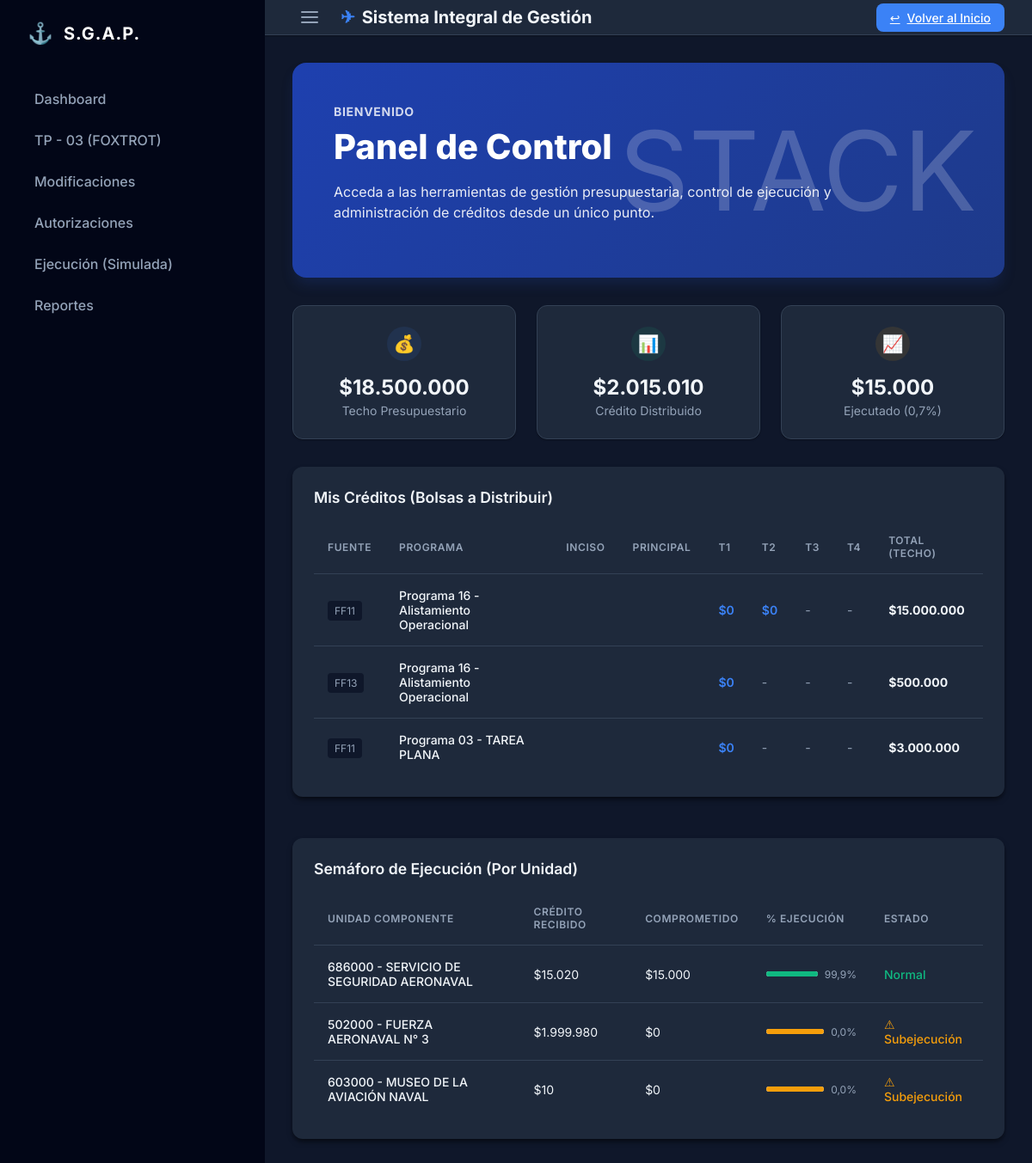
/dashboard/ (signed in), run on an earlier commit of the app's database.
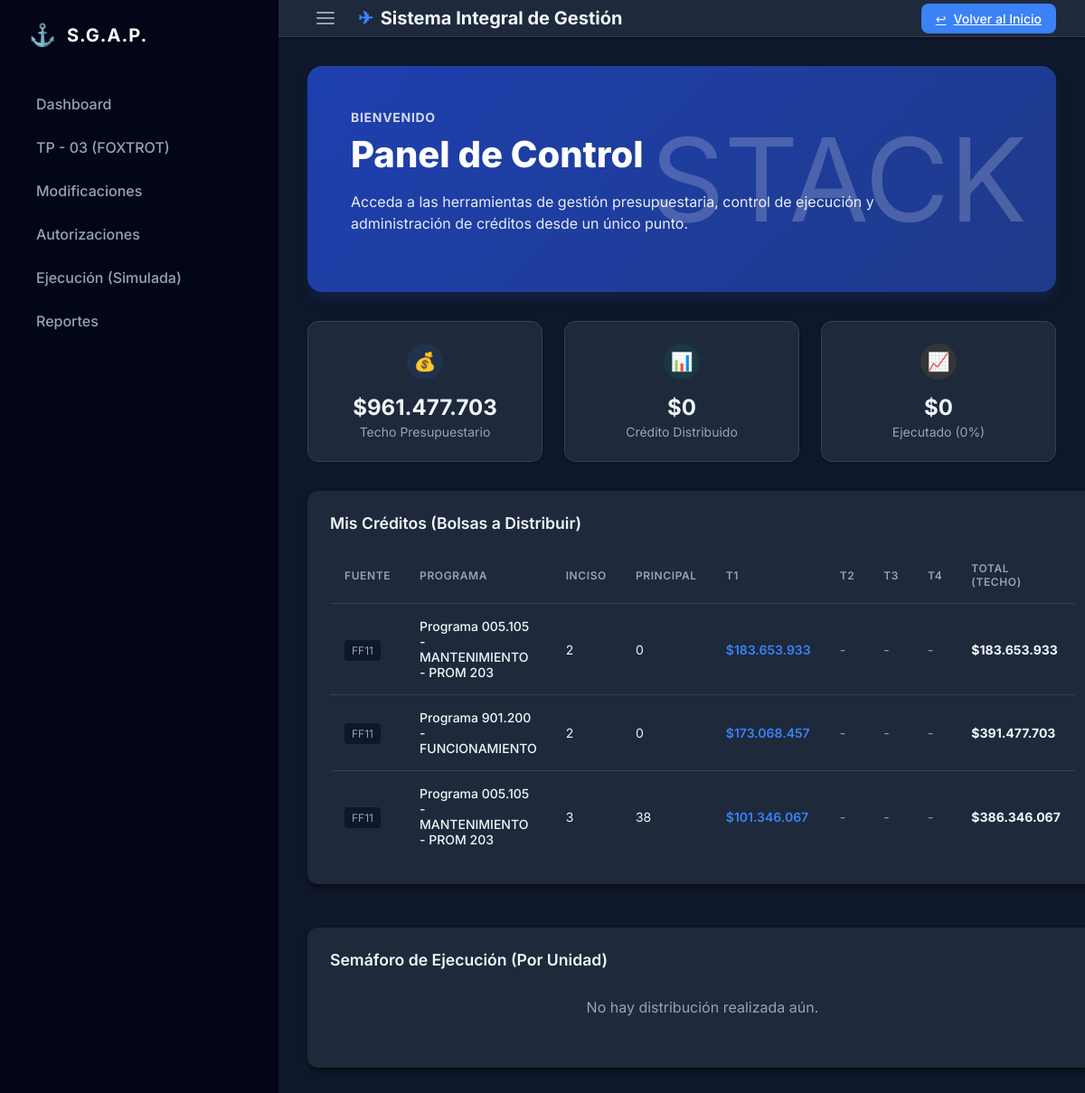
And on a later commit of the database.
### core/models.py (models this page shows, shortened)
class EstructuraProgramatica(models.Model):
    NIVEL_CHOICES = (
        (1, "Programa"),
        (2, "Subprograma"),
        (3, "Proyecto"),
        (4, "Obra"),
        (5, "Actividad"),
    )
    nivel = models.IntegerField(choices=NIVEL_CHOICES)
    codigo = models.CharField(max_length=50)
    descripcion = models.CharField(max_length=255)
    padre = models.ForeignKey("self", null=True, blank=True, on_delete=models.CASCADE, related_name="hijos")
    def __str__(self):
        return f"{self.get_nivel_display()} {self.codigo} - {self.descripcion}"

class FuenteFinanciamiento(models.Model):
    CODIGO_CHOICES = (
        ("11", "Tesoro Nacional"),
        ("13", "Recursos Específicos"),
    )
    codigo = models.CharField(max_length=10, choices=CODIGO_CHOICES)
    descripcion = models.CharField(max_length=255)
    es_fiscal = models.BooleanField(default=True, help_text="Indica si es dinero fiscal")

class UnidadComponente(models.Model):
    nombre = models.CharField(max_length=255)
    codigo = models.CharField(max_length=50) # Removed unique=True to allow shared budget codes
    sigla = models.CharField(max_length=20, unique=True, null=True) # Added Sigla as unique identifier
    es_ejecutora = models.BooleanField(default=False, help_text="Solo UU.CC. del Plan Bienal pueden ejecutar gasto")

### finance/models.py (models this page shows, shortened)
class Credito(models.Model):
    ESTADO_CHOICES = (
        ("VIGENTE", "Vigente"),
        ("CADUCADO", "Caducado"),
        ("DEVENGADO", "Devengado"),
    )
    TIPO_CREDITO_CHOICES = (
        ("ASIGNACION", "Asignación"),
        ("REFUERZO", "Refuerzo"),
    )
    programa = models.ForeignKey(EstructuraProgramatica, on_delete=models.CASCADE, related_name="creditos")
    fuente = models.ForeignKey(FuenteFinanciamiento, on_delete=models.PROTECT)
    monto_total = models.DecimalField(max_digits=12, decimal_places=2)
    monto_cuota = models.DecimalField(max_digits=12, decimal_places=2, default=0, help_text="Dinero ingresado (Cuota)")
    recibido = models.BooleanField(default=True, help_text="Indica si la cuota ya fue recibida efectivamente")
    inciso = models.CharField(max_length=10, help_text="Inciso", default="")
    principal = models.CharField(max_length=10, help_text="Partida Principal", default="")
    anio = models.IntegerField(help_text="Año fiscal")
    trimestre = models.IntegerField(choices=[(1, "1° Trimestre"), (2, "2° Trimestre"), (3, "3° Trimestre"), (4, "4° Trimestre")])
    estado = models.CharField(max_length=20, choices=ESTADO_CHOICES, default="VIGENTE")
    tipo_credito = models.CharField(max_length=20, choices=TIPO_CREDITO_CHOICES, default="ASIGNACION", verbose_name="Tipo de Crédito")
    fecha_creacion = models.DateTimeField(auto_now_add=True)

### dashboard/views.py (the view)
# urls.py: 2. Add a URL to urlpatterns:  path('', views.home, name='home')
@login_required
def home(request):
    creditos_vigentes = Credito.objects.filter(estado='VIGENTE')
    total_presupuesto = 0
    seen_budgets = set()
    grouped_credits = {}
    for c in creditos_vigentes:
        key = (c.programa_id, c.fuente_id, c.inciso, c.principal, c.anio)
        if key not in seen_budgets:
            total_presupuesto += c.monto_total
            seen_budgets.add(key)
        if key not in grouped_credits:
            grouped_credits[key] = {
                'programa': c.programa, # Object for display
                'fuente': c.fuente,     # Object for display
                'inciso': c.inciso,
                'principal': c.principal,
                'anio': c.anio,
                'techo': c.monto_total,
                'quarters': {}
            }
        grouped_credits[key]['quarters'][c.trimestre] = {
            'amount': c.monto_cuota, # Display Quota Amount
            'id': c.id,
            'recibido': c.recibido
        }
    total_asignado = Asignacion.objects.filter(credito_origen__in=creditos_vigentes).aggregate(Sum('monto'))['monto__sum'] or 0
    total_ejecutado = Compromiso.objects.filter(asignacion__credito_origen__in=creditos_vigentes).aggregate(Sum('monto'))['monto__sum'] or 0
    porcentaje_global = (total_ejecutado / total_asignado * 100) if total_asignado > 0 else 0
    unidades_stats = []
    unidades = UnidadComponente.objects.filter(asignaciones__credito_origen__in=creditos_vigentes).distinct()
    for u in unidades:
        asignado = Asignacion.objects.filter(uucc=u, credito_origen__in=creditos_vigentes).aggregate(Sum('monto'))['monto__sum'] or 0
        ejecutado = Compromiso.objects.filter(asignacion__uucc=u, asignacion__credito_origen__in=creditos_vigentes).aggregate(Sum('monto'))['monto__sum'] or 0
        pc = (ejecutado / asignado * 100) if asignado > 0 else 0
        status_color = "primary"
        status_label = "En Ejecución"
        if pc < 40:
            status_color = "warning"
            status_label = "Subejecución"
        elif pc >= 95:
            status_color = "success"
            status_label = "Meta Alcanzada"
        unidades_stats.append({
            'unidad': u,
            'asignado': asignado, # Will be formatted later
            'ejecutado': ejecutado,
            'porcentaje': round(pc, 1),
            'color': status_color,
            'label': status_label
        })
    context = {
        'creditos': grouped_credits.values(), # Pass the list of grouped dicts
        'total_presupuesto': total_presupuesto,
        'total_asignado': total_asignado,
        'total_ejecutado': total_ejecutado,
        'porcentaje_global': round(porcentaje_global, 1),
        'unidades_stats': [
            {
                'unidad': u['unidad'],
                'asignado': u['asignado'],
                'ejecutado': u['ejecutado'],
                'porcentaje': u['porcentaje'],
                'color': u['color'],
                'label': u['label']
            } for u in unidades_stats
        ]
    }
    return render(request, 'dashboard/home.html', context)

### dashboard/templates/dashboard/home.html (shortened to what the changed rows need)
{% extends 'base.html' %}
{% load humanize l10n %}
{% block content %}
<div class="hero-banner">
    <div class="hero-content">
        <h2 class="hero-title">Panel de Control</h2>
    </div>
</div>
<div class="stats-grid" style="margin-bottom: 2rem;">
    <div class="stat-card">
        <div class="stat-icon" style="background-color: rgba(59, 130, 246, 0.1); color: var(--primary-blue);">
            💰
        </div>
        <div class="stat-value">${{ total_presupuesto|default:"0"|floatformat:0|intcomma }}</div>
        <div class="stat-label">Techo Presupuestario</div>
    </div>
    <div class="stat-card">
        <div class="stat-icon" style="background-color: rgba(16, 185, 129, 0.1); color: var(--success);">
            📊
        </div>
        <div class="stat-value">${{ total_asignado|default:"0"|floatformat:0|intcomma }}</div>
        <div class="stat-label">Crédito Distribuido</div>
    </div>
    <div class="stat-card">
        <div class="stat-icon" style="background-color: rgba(245, 158, 11, 0.1); color: var(--warning);">
            📈
        </div>
        <div class="stat-value">${{ total_ejecutado|default:"0"|floatformat:0|intcomma }}</div>
        <div class="stat-label">Ejecutado ({{ porcentaje_global|default:"0" }}%)</div>
    </div>
</div>
<div style="display: grid; grid-template-columns: 1fr; gap: 1.5rem;">
    <div class="card">
        {% if creditos %}
        <div style="overflow-x: auto;">
            <table>
                <thead>
                    <tr>
                        <th>Fuente</th>
                        <th>Programa</th>
                        <th>Inciso</th>
                        <th>Principal</th>
                        <th>T1</th>
                        <th>T2</th>
                        <th>T3</th>
                        <th>T4</th>
                        <th>Total (Techo)</th>
                    </tr>
                </thead>
                <tbody>
                    {% for group in creditos %}
                    <tr>
                        <td>
                            <span
                                style="background: var(--bg-body); padding: 0.25rem 0.5rem; border-radius: 4px; font-size: 0.75rem; color: var(--text-muted);">
                                FF{{ group.fuente.codigo }}
                            </span>
                        </td>
                        <td style="font-weight: 500;">{{ group.programa }}</td>
                        <td>{{ group.inciso }}</td>
                        <td>{{ group.principal }}</td>
                        <td>
                            {% if 1 in group.quarters %}
                            <div style="display: flex; flex-direction: column;">
                                <a href="{% url 'finance:distribuir_credito' group.quarters.1.id %}"
                                    style="text-decoration: none; color: inherit;">
                                    <span style="font-weight: 600; color: var(--primary-blue); cursor: pointer;">
                                        ${{ group.quarters.1.amount|floatformat:0|intcomma }}
                                    </span>
                                </a>
                            </div>
                            {% else %}
                            <span style="color: var(--text-muted);">-</span>
                            {% endif %}
                        </td>
                        <td>
                            {% if 2 in group.quarters %}
                            <div style="display: flex; flex-direction: column;">
                                <a href="{% url 'finance:distribuir_credito' group.quarters.2.id %}"
                                    style="text-decoration: none; color: inherit;">
                                    <span style="font-weight: 600; color: var(--primary-blue); cursor: pointer;">
                                        ${{ group.quarters.2.amount|floatformat:0|intcomma }}
                                    </span>
                                </a>
                            </div>
                            {% else %}
                            <span style="color: var(--text-muted);">-</span>
                            {% endif %}
                        </td>
                        <td>
                            {% if 3 in group.quarters %}
                            <div style="display: flex; flex-direction: column;">
                                <a href="{% url 'finance:distribuir_credito' group.quarters.3.id %}"
                                    style="text-decoration: none; color: inherit;">
                                    <span style="font-weight: 600; color: var(--primary-blue); cursor: pointer;">
                                        ${{ group.quarters.3.amount|floatformat:0|intcomma }}
                                    </span>
                                </a>
                            </div>
                            {% else %}
                            <span style="color: var(--text-muted);">-</span>
                            {% endif %}
                        </td>
                        <td>
                            {% if 4 in group.quarters %}
                            <div style="display: flex; flex-direction: column;">
                                <a href="{% url 'finance:distribuir_credito' group.quarters.4.id %}"
                                    style="text-decoration: none; color: inherit;">
                                    <span style="font-weight: 600; color: var(--primary-blue); cursor: pointer;">
                                        ${{ group.quarters.4.amount|floatformat:0|intcomma }}
                                    </span>
                                </a>
                            </div>
                            {% else %}
                            <span style="color: var(--text-muted);">-</span>
                            {% endif %}
                        </td>
                        <td style="font-weight: 700;">
                            ${{ group.techo|floatformat:0|intcomma }}
                        </td>
                    </tr>
                    {% endfor %}
                </tbody>
            </table>
        </div>
        {% else %}
        <div style="text-align: center; padding: 2rem;">
            <p style="color: var(--text-muted);">No tiene créditos vigentes asignados.</p>
        </div>
        {% endif %}
    </div>
    <div class="card">
        <h3>Semáforo de Ejecución (Por Unidad)</h3>
        {% if unidades_stats %}
        <div style="overflow-x: auto;">
            <table>
                <thead>
                    <tr>
                        <th>Unidad Componente</th>
                        <th>Crédito Recibido</th>
                        <th>Comprometido</th>
                        <th>% Ejecución</th>
                        <th>Estado</th>
                    </tr>
                </thead>
                <tbody>
                    {% for u in unidades_stats %}
                    <tr>
                        <td style="font-weight: 500; color: var(--text-main);">{{ u.unidad.codigo }} -
                            {{u.unidad.nombre}}</td>
                        <td>${{ u.asignado|floatformat:0|intcomma }}</td>
                        <td>${{ u.ejecutado|floatformat:0|intcomma }}</td>
                        <td>
                            <div style="display: flex; align-items: center; gap: 0.5rem;">
                                <div
                                    style="flex: 1; background: #e2e8f0; border-radius: 4px; height: 6px; min-width: 60px;">
                                    <div
                                        style="width: {{ u.porcentaje }}%; background-color: {% if u.color == 'danger' %}var(--danger){% elif u.color == 'warning' %}var(--warning){% else %}var(--success){% endif %}; height: 100%; border-radius: 4px;">
                                    </div>
                                </div>
                                <span style="font-size: 0.75rem; color: var(--text-muted);">{{ u.porcentaje }}%</span>
                            </div>
                        </td>
                        <td>
                            {% if u.color == 'danger' %}
                            <span style="color: var(--danger); font-weight: 500;">⚠ Crítico</span>
                            {% elif u.color == 'warning' %}
                            <span style="color: var(--warning); font-weight: 500;">⚠ Subejecución</span>
                            {% else %}
                            <span style="color: var(--success); font-weight: 500;">Normal</span>
                            {% endif %}
                        </td>
                    </tr>
                    {% endfor %}
                </tbody>
            </table>
        </div>
        {% else %}
        <p style="padding: 1rem; color: var(--text-muted); text-align: center;">No hay distribución realizada aún.</p>
        {% endif %}
    </div>
</div>
{% endblock %}

What changed in the data, as far as the page shows it:
removed EstructuraProgramatica: fuente.codigo "11", programa "Programa 03 - TAREA PLANA", quarters.1.amount "0", techo "3.000.000"
removed UnidadComponente: unidad.codigo "686000", unidad.nombre "SERVICIO DE SEGURIDAD AERONAVAL", asignado "15.020", ejecutado "15.000", porcentaje "99,9", shows "Normal"
removed UnidadComponente: unidad.codigo "502000", unidad.nombre "FUERZA AERONAVAL N° 3", asignado "1.999.980", ejecutado "0", porcentaje "0,0", shows "⚠ Subejecución"
removed UnidadComponente: unidad.codigo "603000", unidad.nombre "MUSEO DE LA AVIACIÓN NAVAL", asignado "10", ejecutado "0", porcentaje "0,0", shows "⚠ Subejecución"
changed EstructuraProgramatica: programa "Programa 16 - Alistamiento Operacional" → "Programa 005.105 - MANTENIMIENTO - PROM 203"; inciso (not shown) → "2"; principal (not shown) → "0"; quarters.1.amount "0" → "183.653.933"; techo "15.000.000" → "183.653.933"; fuente.codigo "13" → "11"; inciso (not shown) → "3"; principal (not shown) → "38"; quarters.1.amount "0" → "101.346.067"; techo "500.000" → "386.346.067"; quarters.2.amount "0" → (not shown); text "$" → "-"
now on this page (row edited): EstructuraProgramatica: fuente.codigo "11", programa "Programa 901.200 - FUNCIONAMIENTO", inciso "2", principal "0", quarters.1.amount "173.068.457", techo "391.477.703"
Also different on the page:
{{ total_presupuesto|default:"0"|floatformat:0|intcomma }}: "18.500.000" → "961.477.703"
{{ total_asignado|default:"0"|floatformat:0|intcomma }}: "2.015.010" → "0"
{{ total_ejecutado|default:"0"|floatformat:0|intcomma }}: "15.000" → "0"
{{ porcentaje_global|default:"0" }}: "0,7" → "0"
text no longer shown: "UNIDAD COMPONENTE CRÉDITO RECIBIDO COMPROMETIDO % EJECUCIÓN ESTADO"
text now shown: "No hay distribución realizada aún."
